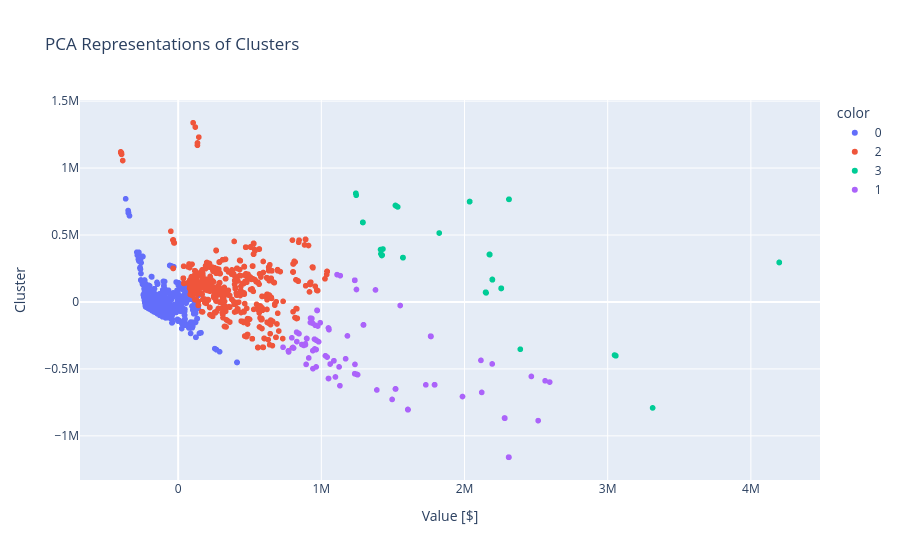

The cell this chart's notebook holds for it:
### Code cell
# Create scatter plot of `PC2` vs `PC1`
fig = px.scatter(
    data_frame= X_pca,
    x="PC1",
    y="PC2",
    color=labels.astype(str),  # to convert continous variable to categorical variable
    title="PCA Representations of Clusters"
)
fig.update_layout(xaxis_title="Value [$]", yaxis_title="Cluster")
fig.show()
